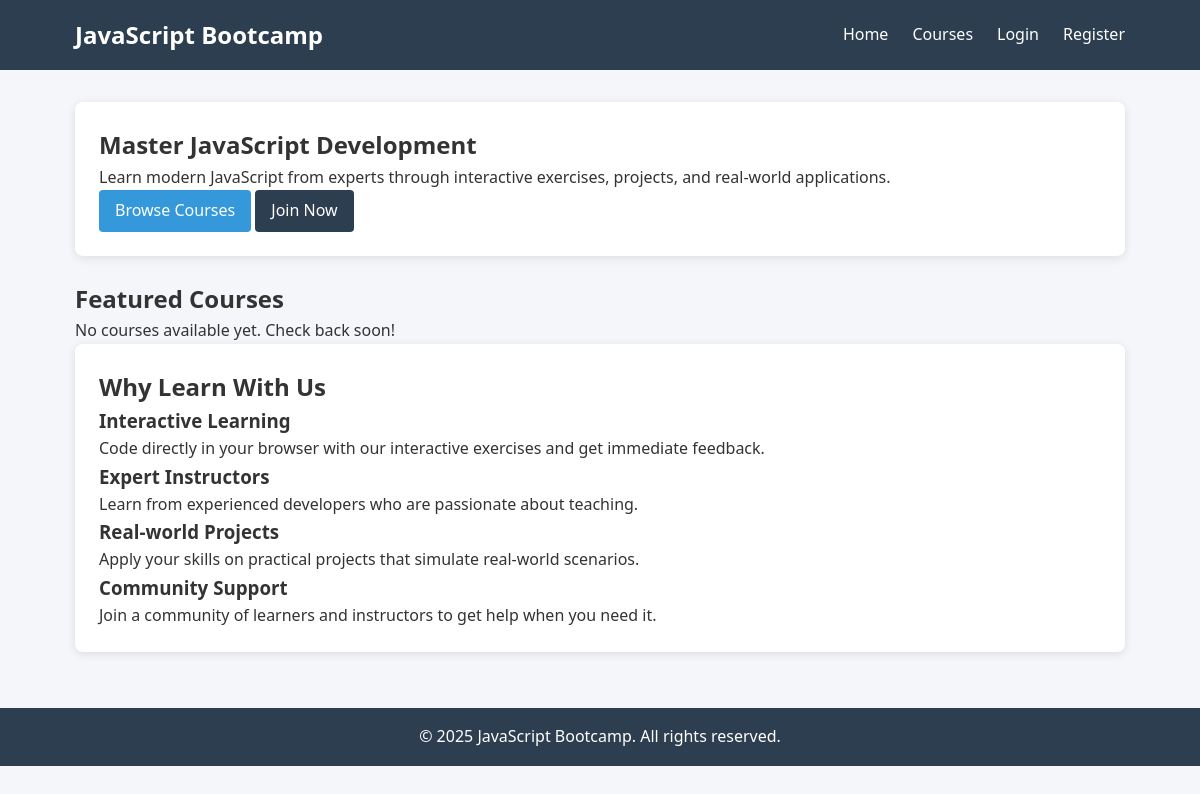
The app's page /, older data.
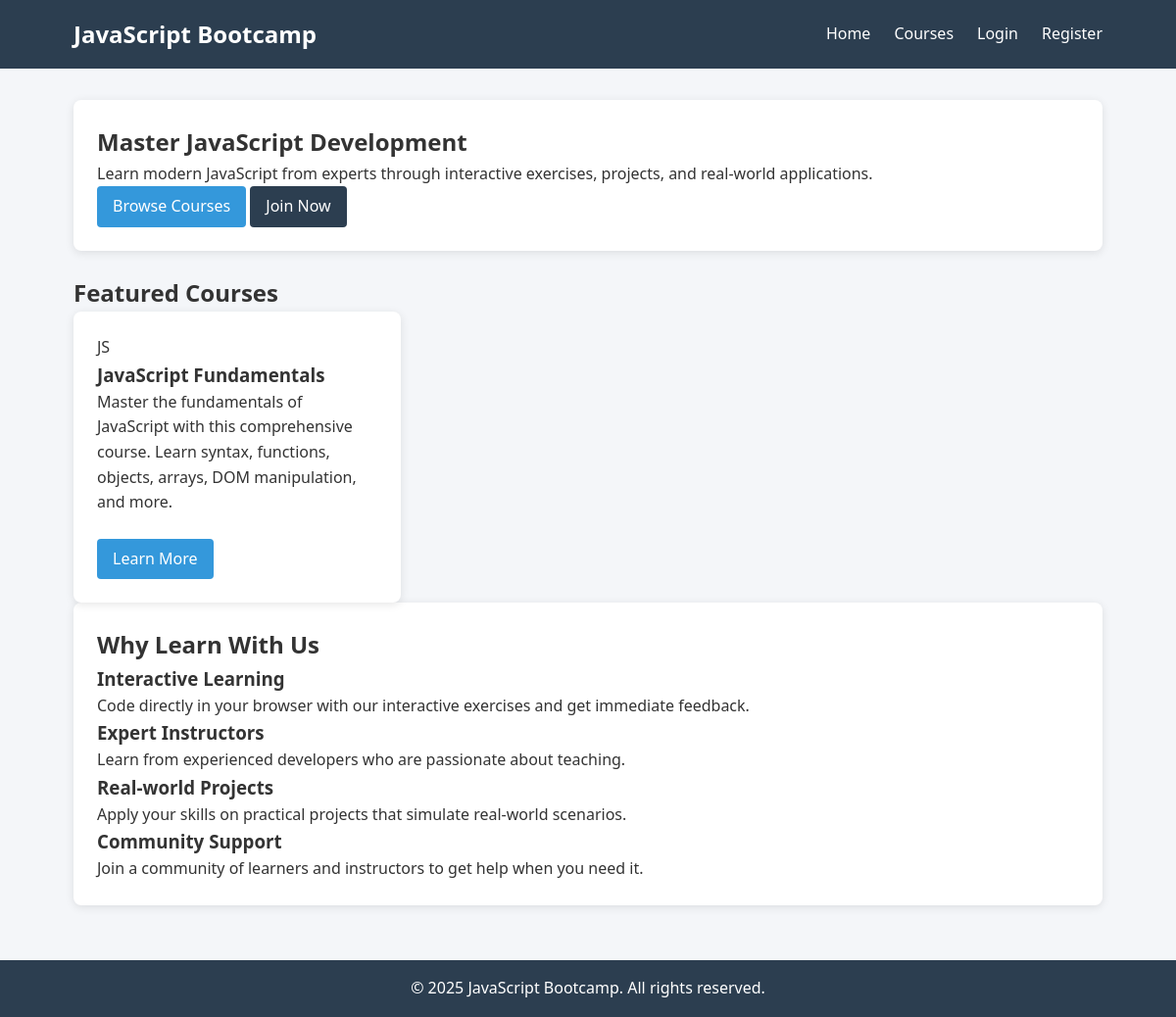
The same page, newer data.
### courses/models.py (models this page shows, shortened)
class Course(models.Model):
    title = models.CharField(max_length=200)
    slug = models.SlugField(unique=True)
    description = models.TextField()
    instructor = models.ForeignKey(CustomUser, on_delete=models.CASCADE, related_name='courses')
    thumbnail = models.ImageField(upload_to='course_thumbnails/', blank=True, null=True)
    created_at = models.DateTimeField(auto_now_add=True)
    updated_at = models.DateTimeField(auto_now=True)
    is_published = models.BooleanField(default=False)

### courses/views.py (the view)
# urls.py: path('', views.home, name='home'),
def home(request):
    featured_courses = Course.objects.filter(is_published=True).order_by('-created_at')[:3]
    return render(request, 'courses/home.html', {'featured_courses': featured_courses})

### templates/courses/home.html (shortened to what this page needs)
{% extends 'base.html' %}
{% block content %}
<section class="hero">
    <div class="card">
        <h1>Master JavaScript Development</h1>
        <p>Learn modern JavaScript from experts through interactive exercises, projects, and real-world applications.</p>
        <div class="cta-buttons">
            <a href="{% url 'course-list' %}" class="btn">Browse Courses</a>
            {% if not user.is_authenticated %}
                <a href="{% url 'register' %}" class="btn btn-secondary">Join Now</a>
            {% endif %}
        </div>
    </div>
</section>
<section class="featured-courses">
    <h2>Featured Courses</h2>
    <div class="course-grid">
        {% for course in featured_courses %}
            <div class="course-card card">
                {% if course.thumbnail %}
                    <img src="{{ course.thumbnail.url }}" alt="{{ course.title }}">
                {% else %}
                    <div class="placeholder-img">JS</div>
                {% endif %}
                <div class="card-body">
                    <h3>{{ course.title }}</h3>
                    <p>{{ course.description|truncatewords:20 }}</p>
                </div>
                <div class="card-footer">
                    <a href="{% url 'course-detail' course.slug %}" class="btn">Learn More</a>
                </div>
            </div>
        {% empty %}
            <p>No courses available yet. Check back soon!</p>
        {% endfor %}
    </div>
</section>
<section class="features card">
    <h2>Why Learn With Us</h2>
    <div class="features-grid">
        <div class="feature">
            <h3>Interactive Learning</h3>
            <p>Code directly in your browser with our interactive exercises and get immediate feedback.</p>
        </div>
        <div class="feature">
            <h3>Expert Instructors</h3>
            <p>Learn from experienced developers who are passionate about teaching.</p>
        </div>
        <div class="feature">
            <h3>Real-world Projects</h3>
            <p>Apply your skills on practical projects that simulate real-world scenarios.</p>
        </div>
        <div class="feature">
            <h3>Community Support</h3>
            <p>Join a community of learners and instructors to get help when you need it.</p>
        </div>
    </div>
</section>
{% endblock %}

Row changes from the older to the newer data that the page shows:
added Course: thumbnail "JS", title "JavaScript Fundamentals", description "Master the fundamentals of JavaScript with this comprehensive course. Learn syntax, functions, objects, arrays, DOM manipulation, and more."
Text that changed along with them:
text no longer shown: "No courses available yet. Check back soon!"
